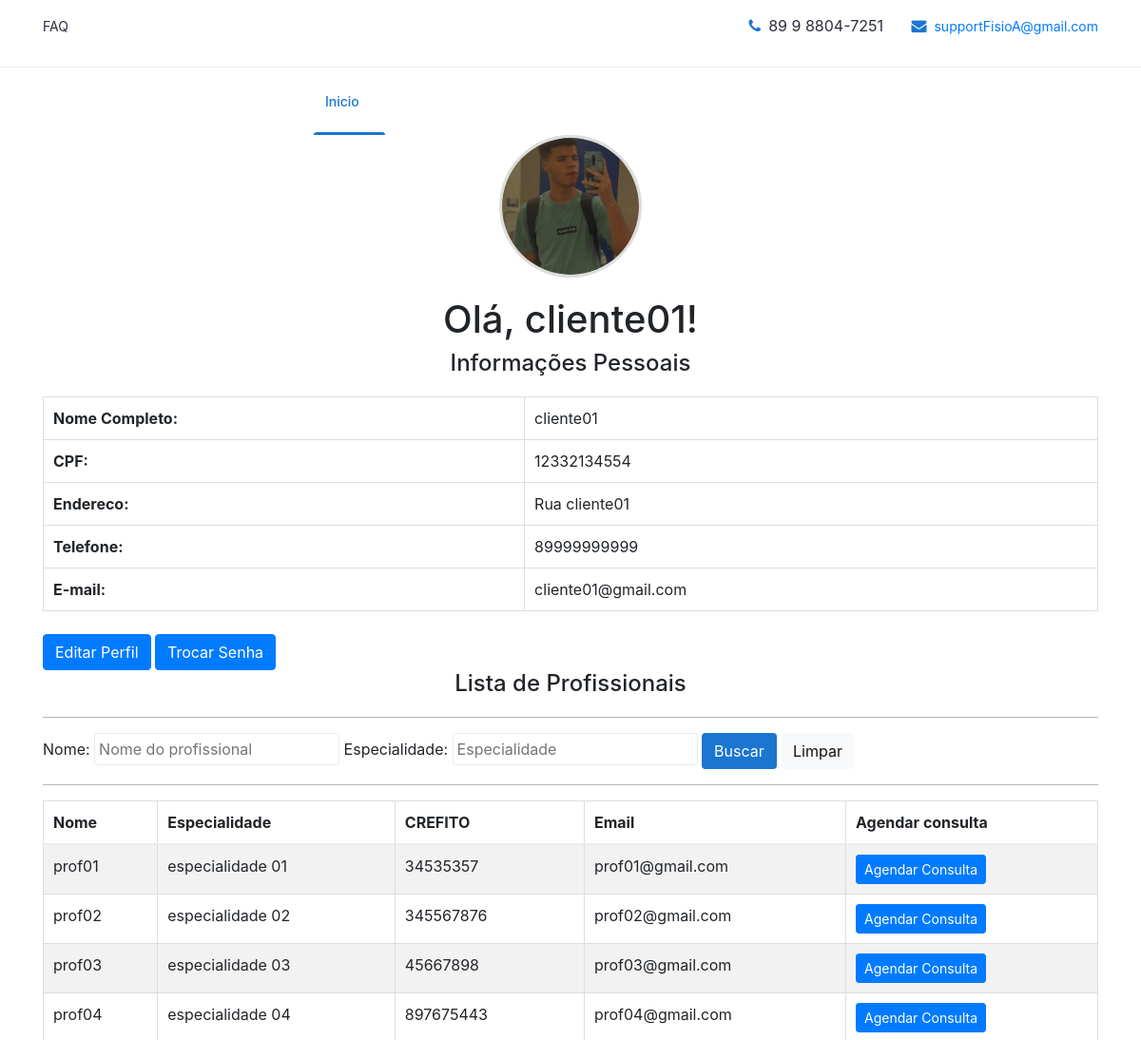
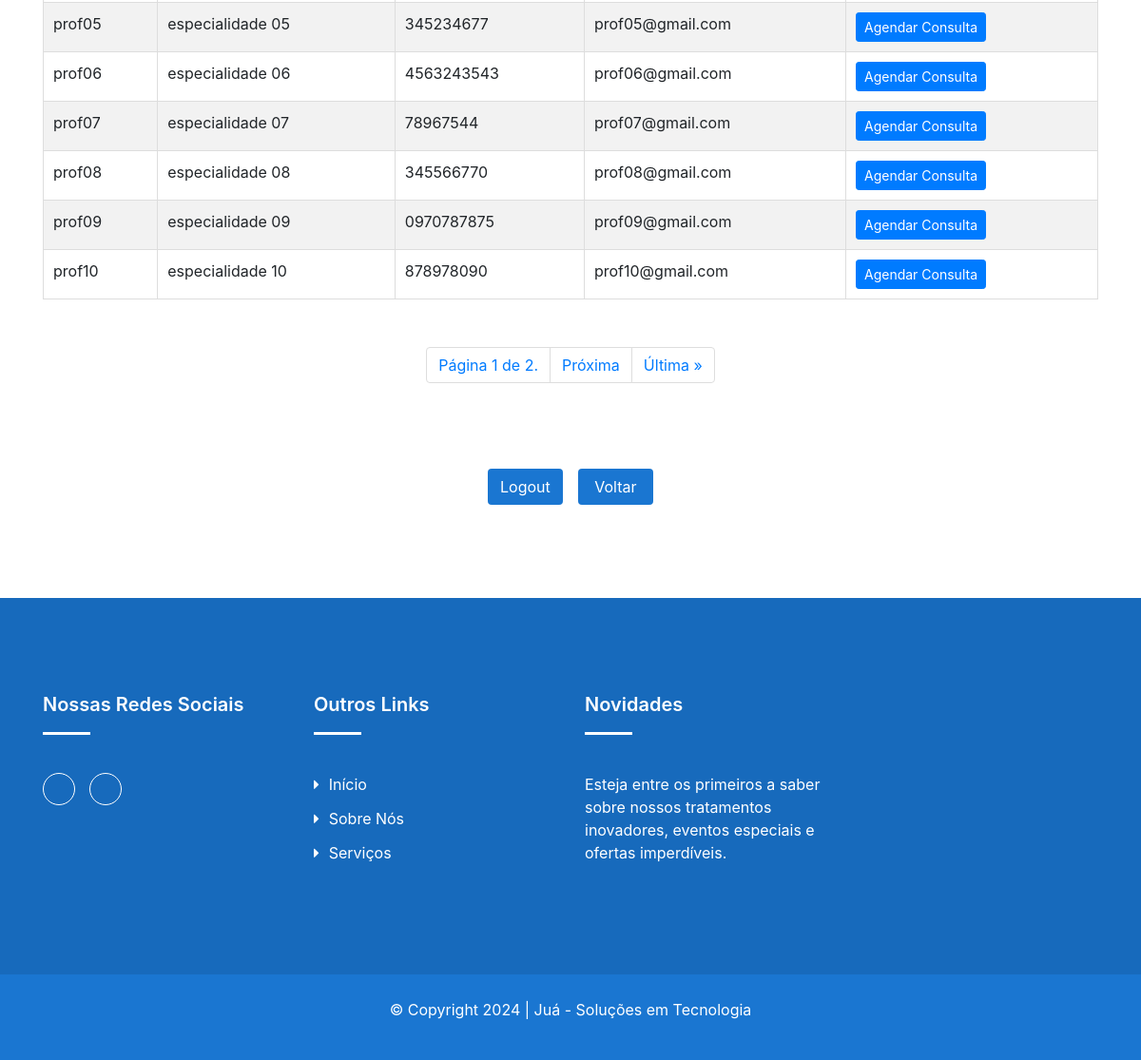
Page /clients/client/profile_clients/ (signed in) on the committed database (2 pictures, top to bottom).
### clients/models.py (models this page shows, shortened)
class Cliente(models.Model):
    user = models.OneToOneField(User, on_delete=models.CASCADE)
    telefone = models.CharField(max_length=15)
    endereco = models.CharField(max_length=255)
    cpf = models.CharField(max_length=14, null=True, default=None)
    image = models.ImageField(
        upload_to=user_directory_path, null=True, blank=True)

class Profissional(models.Model):
    user = models.OneToOneField(User, on_delete=models.CASCADE)
    telefone = models.CharField(max_length=15)
    endereco = models.CharField(max_length=255)
    crefito = models.CharField(max_length=20, blank=True, null=True)
    especialidade = models.CharField(max_length=255, blank=True, null=True)
    image = models.ImageField(
        upload_to=prof_directory_path, blank=True, null=True)

### clients/decorators.py (the view)
    def wrapper_func(request, *args, **kwargs):
        if request.user.is_authenticated and hasattr(request.user, 'cliente'):
            return view_func(request, *args, **kwargs)
        else:
            if not request.user.is_authenticated:
                return redirect(reverse('login_clients'))
            return redirect(reverse('login_clients'))

### clients/templates/profile_clients.html (shortened to what this page needs)
{% load static %}
<!DOCTYPE html>
<html class="no-js" lang="zxx">
    <head>
        <link rel="stylesheet" href="{% static 'css/profile_clients.css' %}">
        <link rel="stylesheet" href="//code.jquery.com/ui/1.12.1/themes/base/jquery-ui.css">
        <link rel="stylesheet" href="{% static 'css/nice-select.css' %}">
        <link rel="stylesheet" href="{% static 'css/font-awesome.min.css' %}">
        <link rel="stylesheet" href="{% static 'css/icofont.css' %}">
        <link rel="stylesheet" href="{% static 'css/slicknav.min.css' %}">
        <link rel="stylesheet" href="{% static 'css/owl-carousel.css' %}">
        <link rel="stylesheet" href="{% static 'css/datepicker.css' %}">
        <link rel="stylesheet" href="{% static 'css/animate.min.css' %}">
        <link rel="stylesheet" href="{% static 'css/magnific-popup.css' %}">
        <link rel="stylesheet" href="{% static 'css/normalize.css' %}">
        <link rel="stylesheet" href="{% static 'style.css' %}">
        <link rel="stylesheet" href="{% static 'css/responsive.css' %}">
        <link rel="stylesheet" href="{% static 'css/bootstrap.min.css' %}">
    </head>
    <body>
        <header class="header">
            <div class="topbar">
                <div class="container">
                    <div class="row">
                        <div class="col-lg-6 col-md-5 col-12">
                            <ul class="top-link">
                                <li><a href="#">FAQ</a></li>
                            </ul>
                        </div>
                        <div class="col-lg-6 col-md-7 col-12">
                            <ul class="top-contact">
                                <li><i class="fa fa-phone"></i>89 9 8804-7251</li>
                                <li><i class="fa fa-envelope"></i><a
                                        href="mailto:supportFisioA@gmail.com">supportFisioA@gmail.com</a>
                                </li>
                            </ul>
                        </div>
                    </div>
                </div>
            </div>
            <div class="header-inner">
                <div class="container">
                    <div class="inner">
                        <div class="row">
                            <div class="col-lg-3 col-md-3 col-12">
                            </div>
                            <div class="col-lg-7 col-md-9 col-12">
                                <div class="main-menu">
                                    <nav class="navigation">
                                        <ul class="nav menu">
                                            <li class="active"><a href="#">Inicio <i class="icofont-rounded-down"></i></a>
                                            </li>
                                        </ul>
                                    </nav>
                                </div>
                            </div>
                        </div>
                    </div>
                </div>
            </div>
        </header>
        <div class="container">
             <header>
                <div class="photo-frame">
                    {% if user.cliente.image %}
                        <img src="{{ user.cliente.image.url }}" alt="Foto de Perfil">
                    {% else %}
                        <img src="{% static 'img/profile_padrao.png' %}" alt="Foto de Perfil">
                    {% endif %}
                </div>
                <h1>Olá, {{ user.username }}!</h1>
            </header>
            <section class="clients_info">
                <div class="column">
                    <h2>Informações Pessoais</h2>
                    <table>
                        <tr>
                            <th>Nome Completo:</th>
                            <td>{{ user.username }}</td>
                        </tr>
                        <tr>
                            <th>CPF:</th>
                            <td>{{ user.cliente.cpf }}</td>
                        </tr>
                        <tr>
                            <th>Endereco:</th>
                            <td>{{ user.cliente.endereco }}</td>
                        </tr>
                        <tr>
                            <th>Telefone:</th>
                            <td>{{ user.cliente.telefone }}</td>
                        </tr>
                        <tr>
                            <th>E-mail:</th>
                            <td>{{ user.email }}</td>
                        </tr>
                    </table>
                    <a href="{% url 'update_profile' %}" class="btn btn-primary">Editar Perfil</a>
                    <a href="{% url 'password_change' %}" class="btn btn-primary">Trocar Senha</a>
                    <div class="column">
                        <h2>Lista de Profissionais</h2>
                        <hr>
                        <form action="?" method="GET">
                            <label for="nome"> Nome:</label>
                            <input type="text" name="nome" id="" value="{{ request.GET.nome }}" class="p-1 border" autocomplete="off" placeholder="Nome do profissional">
                            <label for="especialidade"> Especialidade:</label>
                            <input type="text" name="especialidade" id="" value="{{ request.GET.especialidade }}" class="p-1 border" autocomplete="off" placeholder="Especialidade">
                            <button type="submit" class="btn btn-login">Buscar</button>
                            <a href="{% url 'profile_clients' %}" class="btn btn-light">Limpar</a>
                        </form>
                        <hr>
                        <div class="table table-responsive">
                            <table class="table table-striped">
                                <thead>
                                    <tr>
                                        <th>Nome</th>
                                        <th>Especialidade</th>
                                        <th>CREFITO</th>
                                        <th>Email</th>
                                        <th>Agendar consulta</th>
                                    </tr>
                                </thead>
                                <tbody>
                                    {% for prof in clients_profissional %}
                                    <tr>
                                        <td>{{prof.user.username}}</td>
                                        <td>{{prof.especialidade}}</td>
                                        <td>{{prof.crefito}}</td>
                                        <td>{{prof.user.email}}</td>
                                        <td>
                                            <a href="{% url 'marcar_consulta' prof.user.username prof.especialidade %}" class="btn btn-primary btn-sm"
                                                title="Agendar consulta">Agendar Consulta</a>
                                        </td>
                                    </tr>
                                    {% empty %}
                                    <tr>
                                        <td colspan="5"> Nenhum profissional registrado </td>
                                    </tr>
                                    {% endfor %}
                                </tbody>
                            </table>
                            <ul class="pagination justify-content-center">
                                <li class="page-item">
                                    <span class="page-link">Página {{ clients_profissional.number }} de {{ clients_profissional.paginator.num_pages }}.</span>
                                </li>
                                {% if clients_profissional.has_next %}
                                    <li class="page-item">
                                        <a class="page-link" href="?page={{ clients_profissional.next_page_number }}">Próxima</a>
                                    </li>
                                    <li class="page-item">
                                        <a class="page-link" href="?page={{ clients_profissional.paginator.num_pages }}">Última &raquo;</a>
                                    </li>
                                {% endif %}
                            </ul>
                        </div>
                    </div>
                </div>
                <div class="buttons-wrap">
                    <a href="{% url 'logout_clients' %}" class="btn btn-logout">Logout</a>
                    <a href="{% url 'login_clients' %}" class="btn btn-voltar">Voltar</a>
                </div>
            </section>
        </div>
        <footer id="footer" class="footer ">
            <div class="footer-top">
                <div class="container">
                    <div class="row">
                        <div class="col-lg-3 col-md-6 col-12">
                            <div class="single-footer">
                                <h2>Nossas redes sociais</h2>
                                <ul class="social">
                                    <li><a href="#"><i class="icofont-instagram"></i></a></li>
                                    <li><a href="#"><i class="icofont-linkedin"></i></a></li>
                                </ul>
                            </div>
                        </div>
                        <div class="col-lg-3 col-md-6 col-12">
                            <div class="single-footer f-link">
                                <h2>Outros links</h2>
                                <div class="row">
                                    <div class="col-lg-6 col-md-6 col-12">
                                        <ul>
                                            <li><a href="#"><i class="fa fa-caret-right" aria-hidden="true"></i>Início</a></li>
                                            <li><a href="#sobre-nos"><i class="fa fa-caret-right" aria-hidden="true"></i>Sobre nós</a></li>
                                            <li><a href="#"><i class="fa fa-caret-right" aria-hidden="true"></i>Serviços</a></li>
                                        </ul>
                                    </div>
                                </div>
                            </div>
                        </div>
                        <div class="col-lg-3 col-md-6 col-12">
                            <div class="single-footer">
                                <h2>Novidades</h2>
                                <p>Esteja entre os primeiros a saber sobre nossos tratamentos inovadores, eventos especiais e ofertas imperdíveis.</p>
                            </div>
                        </div>
                    </div>
                </div>
            </div>
            <div class="copyright">
                <div class="container">
                    <div class="row">
                        <div class="col-lg-12 col-md-12 col-12">
                            <div class="copyright-content">
                                <p>© Copyright 2024  |  Juá - Soluções em Tecnologia </p>
                            </div>
                        </div>
                    </div>
                </div>
            </div>
        </footer>
    </body>
</html>

### clients/static/css/profile_clients.css (style rules this page uses)
.clients_info { display: flex; flex-direction: column; align-items: center; }
.clients_info .column { width: 100%; margin-bottom: 30px; }
header h1 { text-align: center; }
.clients_info h2 { margin-bottom: 20px; font-size: 24px; text-align: center; }
.clients_info table { width: 100%; border-collapse: collapse; }
.clients_info table th, .clients_info table td { padding: 10px; border: 1px solid #ddd; }
.photo-frame { width: 150px; height: 150px; margin: 0 auto 20px auto; border-radius: 50%; overflow: hidden; border: 3px solid #ddd; }
.photo-frame img { width: 100%; height: 100%; object-fit: cover; }
section h2 { text-align: center; }
.buttons-wrap { display: grid; text-align: center; column-gap: 16px; row-gap: 30px; margin: 30px 15px 30px; grid-template-columns: repeat(2, 1fr); grid-template-rows: 1fr 1fr; grid-template-areas: 'logout voltar'; }
.btn-logout { grid-area: logout; }
.btn-voltar { grid-area: voltar; }

### clients/static/style.css (style rules this page uses)
body { font-family: 'Poppins', sans-serif; font-weight: 400; font-size:14px; color:#888; }
.header { background-color:#fff; position:relative; }
.header .topbar { background-color:#fff; border-bottom:1px solid #eee; }
.header .topbar { padding:15px 0; }
.header .top-link { float:left; }
.header .top-link li { display:inline-block; margin-right:15px; }
.header .top-link li:last-child { margin-right:0px; }
.header .top-link li a { color:#2C2D3F; font-size:14px; font-weight:400; }
.header .top-contact { float:right; }
.header .top-contact li { display:inline-block; margin-right:25px; color:#2C2D3F; }
.header .top-contact li:last-child { margin-right:0; }
.header .top-contact li a { font-size:14px; }
.header .top-contact li i { color:#1A76D1; margin-right:8px; }
.header .header-inner { background:#fff; z-index:999; width:100%; }
.header .nav li { margin-right: 15px; float: left; position:relative; }
.header .nav li:last-child { margin:0; }
.header .nav li a { color: #2C2D3F; font-size: 14px; font-weight: 500; text-transform: capitalize; padding: 25px 12px; position: relative; display: inline-block; position:relative; }
.header .nav li a::before { position: absolute; content: ""; left: 0; bottom: 0; height: 3px; width:0%; background: #1A76D1; border-radius: 5px 5px 0 0; opacity:0; visibility:hidden; -webkit-transition:all 0.4s ease; -moz-transition:all 0.4s ease; transition:all 0.4s ease; }
.header .nav li.active a:before { opacity:1; visibility:visible; width: 100%; }
.header .nav li.active a { color:#1A76D1; }
.header .nav li a i { display: inline-block; margin-left: 1px; font-size: 13px; }
.footer { position:relative; }
.footer .footer-top { padding:100px 0px; position:relative; background:#1A76D1; }
.footer .footer-top:before { position:absolute; content:""; left:0; top:0; height:100%; width:100%; background:#000; opacity:0.1; }
.footer .single-footer .social { margin-top:25px; }
.footer .single-footer .social li { display:inline-block; margin-right:10px; }
.footer .single-footer .social li:last-child { margin-right:0px; }
.footer .single-footer .social li a { height: 34px; width: 34px; line-height: 34px; text-align: center; border: 1px solid #fff; text-align: center; padding: 0; border-radius: 100%; display: block; color:#fff; font-size: 16px; }
.footer .single-footer.f-link li a i { margin-right:10px; }
.footer .single-footer.f-link li { display:block; margin-bottom:12px; }
.footer .single-footer.f-link li:last-child { margin:0; }
.footer .single-footer.f-link li a { display: block; color: #fff; text-transform: capitalize; -webkit-transition: all 0.4s ease; -moz-transition: all 0.4s ease; transition: all 0.4s ease; font-weight: 400; }
.footer .single-footer h2 { color:#fff; font-size:20px; font-weight:600; text-transform:capitalize; margin-bottom:40px; padding-bottom:20px; text-transform:capitalize; position:relative; }
.footer .single-footer h2::before { position: absolute; content: ""; left: 0; bottom: 0px; height: 3px; width: 50px; background: #fff; }
.footer .single-footer p { color:#fff; }
.footer .copyright { background:#1A76D1; padding:25px 0px 25px 0px; text-align:center; }
.footer .copyright .copyright-content p { color:#fff; }

### rows in the picture
Profissional: user.username "prof01", especialidade "especialidade 01", crefito "34535357", user.email "prof01@gmail.com"
Profissional: user.username "prof02", especialidade "especialidade 02", crefito "345567876", user.email "prof02@gmail.com"
Profissional: user.username "prof03", especialidade "especialidade 03", crefito "45667898", user.email "prof03@gmail.com"
Profissional: user.username "prof04", especialidade "especialidade 04", crefito "897675443", user.email "prof04@gmail.com"
Profissional: user.username "prof05", especialidade "especialidade 05", crefito "345234677", user.email "prof05@gmail.com"
Profissional: user.username "prof06", especialidade "especialidade 06", crefito "4563243543", user.email "prof06@gmail.com"
Profissional: user.username "prof07", especialidade "especialidade 07", crefito "78967544", user.email "prof07@gmail.com"
Profissional: user.username "prof08", especialidade "especialidade 08", crefito "345566770", user.email "prof08@gmail.com"
Profissional: user.username "prof09", especialidade "especialidade 09", crefito "0970787875", user.email "prof09@gmail.com"
Profissional: user.username "prof10", especialidade "especialidade 10", crefito "878978090", user.email "prof10@gmail.com"

### other values in the picture
{{ user.username }} "cliente01"
{{ user.cliente.cpf }} "12332134554"
{{ user.cliente.endereco }} "Rua cliente01"
{{ user.cliente.telefone }} "89999999999"
{{ user.email }} "cliente01@gmail.com"
{{ clients_profissional.number }} "1"
{{ clients_profissional.paginator.num_pages }} "2"
